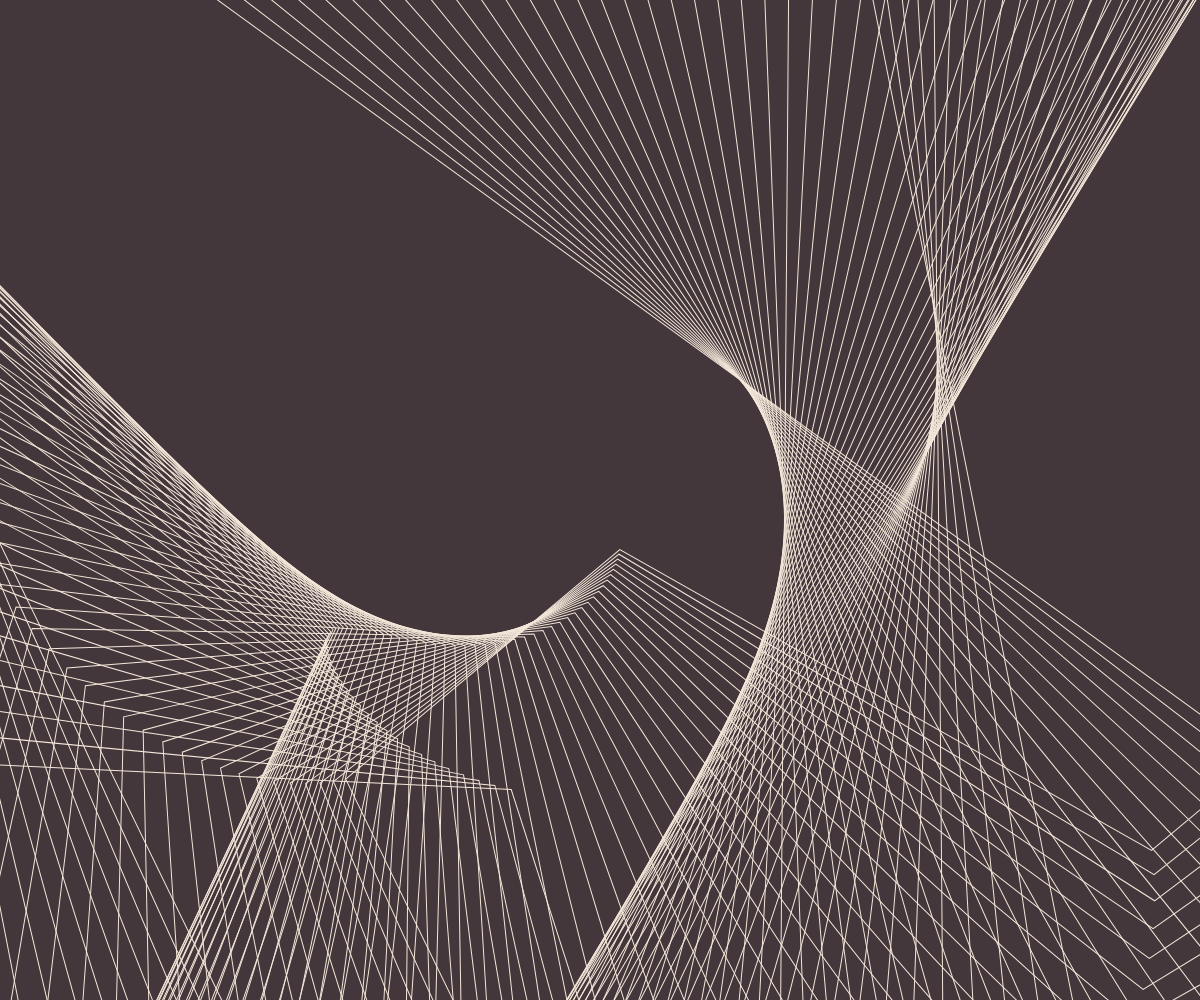
Frame 1 (no input)
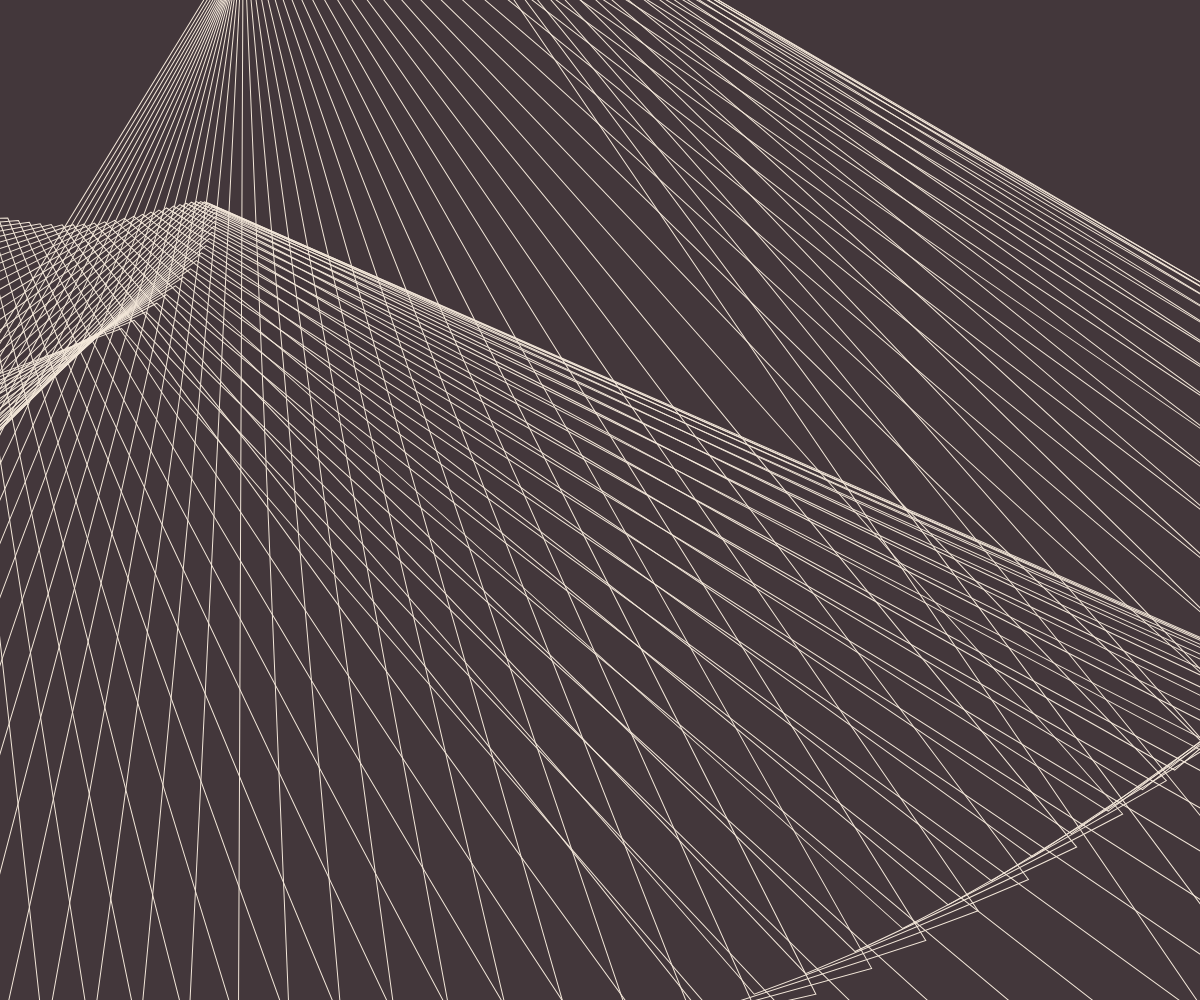
Frame 60 (no input)
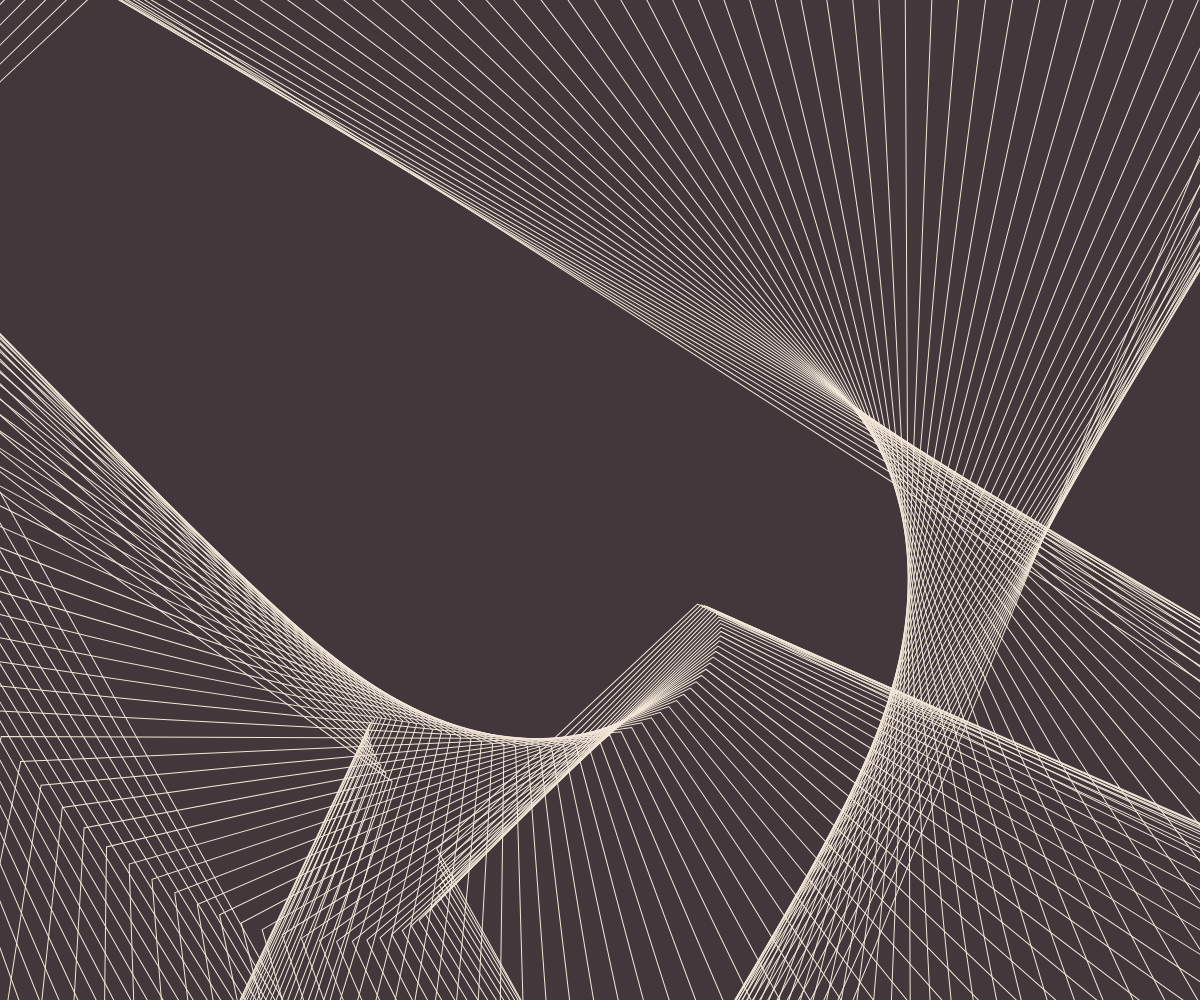
Frame 120 (the mouse pressed at the canvas centre since frame 60)

The p5.js sketch that drew these frames (run headless with seeded random() and noise() and a simulated clock; from frame 60 on, the mouse is pressed at the canvas centre):

// p5.js sketch
// ── sketch.js

const A = [
  0, 10,   // inizio base sinistra
  2.5, 0,  // punta superiore
  5, 0,    // punta superiore
  7.5, 10, // base destra
  6.5, 10, // interno lato destro
  5, 6,    // interno vertice
  2.5, 6,  // interno vertice
  1.5, 10  // interno lato sinistro
]



let posX, posY

function setup() {
	createCanvas(windowWidth, windowHeight)
	posX = width / 2
	posY = height / 2
    
    
}

function windowResized() {
	resizeCanvas(windowWidth, windowHeight)
  posX = width / 2
  posY = height / 2
  baseScale = min(width, height) * 0.35
}

function draw() {
	background("#43373b")
	stroke("#f3e7d9")
	noFill()
	strokeWeight(1)

     

	// segue il mouse con inerzia
	posX = lerp(posX, mouseX, 0.12)
	posY = lerp(posY, mouseY, 0.12)

	const layers = 70
	const baseScale = min(width, height) * 0.35

	for (let i = 0; i < layers; i++) {
		push()
		translate(posX, posY)

		// ROTAZIONE PIÙ VELOCE E AMPIA
		rotate(sin((frameCount + i) * 0.06) * 0.8)

		const s = baseScale - i * 3
		beginShape()
		for (let j = 0; j < A.length; j += 2) {
			const x = (A[j] - 5) * s
			const y = (A[j + 1] - 5) * s
			vertex(x, y)
		}
		endShape(CLOSE)
		pop()
	}
}
